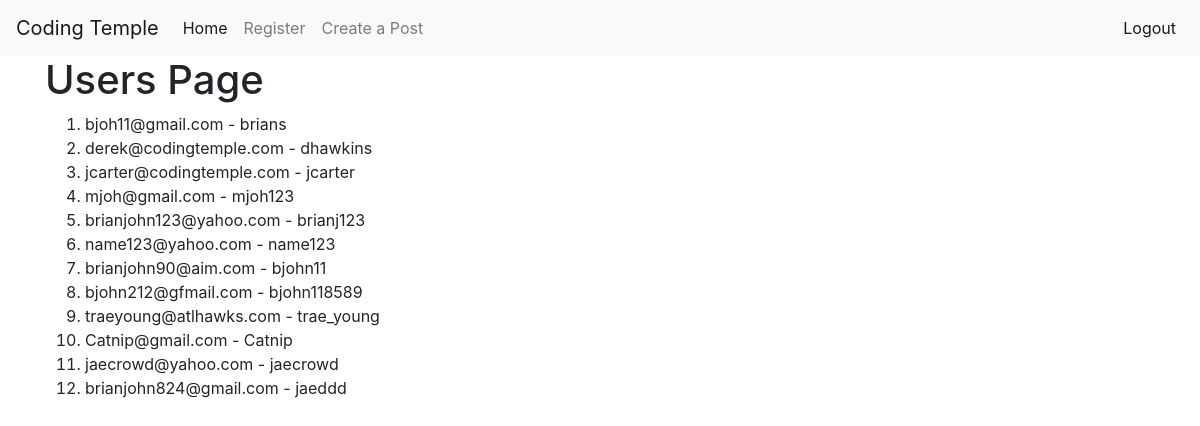
Page /users (signed in) on the committed database.
### app/models.py (models this page shows, shortened)
class User(db.Model, UserMixin):
    id = db.Column(db.Integer, primary_key=True)
    username = db.Column(db.String(100), nullable=False, unique=True)
    email = db.Column(db.String(100), nullable=False, unique=True)
    password = db.Column(db.String(256), nullable=False)
    post = db.relationship('Post', backref='author', lazy=True)

### app/routes.py (the view)
@app.route('/users')
@login_required
def users():
    context = {
        'users': User.query.all()
    }
    return render_template('users.html', **context)

### app/models.py (called while the page is built)
@login.user_loader
def load_user(user_id):
    return User.query.get(int(user_id))

### app/templates/users.html
{% extends 'base.html' %}
{% block content %}
<h1>Users Page</h1>
<ol>
    {% for user in users %}
    <li>{{ user.email }} - {{ user.username }}</li>
    {% endfor %}
</ol>
{% endblock content %}

### app/templates/base.html (shortened to what this page needs)
<!doctype html>
<html lang="en">
<head>
    <link rel="stylesheet" href="https://stackpath.bootstrapcdn.com/bootstrap/4.3.1/css/bootstrap.min.css"
>
</head>
<body>
    {% include 'nav.html' %}
    <div class="container">
        {% block content %}
        {% endblock content%}
    </div>
</body>
</html>

### app/templates/nav.html (shortened to what this page needs)
<nav class="navbar navbar-expand-sm navbar-light bg-light">
    <a class="navbar-brand" href="#">Coding Temple</a>
    <div class="collapse navbar-collapse" id="collapsibleNavId">
        <ul class="navbar-nav mr-auto mt-2 mt-lg-0">
            <li class="nav-item active">
               <a class="nav-link" href="{{ url_for('index') }}">Home <span class="sr-only">(current)</span></a>
            </li>
            <li class="nav-item">
                <a class="nav-link" href="{{ url_for('register') }}">Register</a>
            </li>
            <li class="nav-item">
                <a class="nav-link" href="{{ url_for('createposts') }}">Create a Post</a>
            </li>
        </ul>
        <ul class="navbar-nav m1-auto mt-2 mt-lg-0">
            {% if current_user.is_authenticated%}
            <li class="nav-item active">
                <a class="nav-link" href="{{ url_for('logout') }}">Logout</a>
            </li>
            {% else %}
            <li class="nav-item active">
                <a class="nav-link" href="{{ url_for('login') }}">Login</a>
            </li>
            {% endif %}
        </ul>
    </div>
</nav>

### rows in the picture
User: email "bjoh11@gmail.com", username "brians"
User: email "derek@codingtemple.com", username "dhawkins"
User: email "jcarter@codingtemple.com", username "jcarter"
User: email "mjoh@gmail.com", username "mjoh123"
User: email "brianjohn123@yahoo.com", username "brianj123"
User: email "name123@yahoo.com", username "name123"
User: email "brianjohn90@aim.com", username "bjohn11"
User: email "bjohn212@gfmail.com", username "bjohn118589"
User: email "traeyoung@atlhawks.com", username "trae_young"
User: email "Catnip@gmail.com", username "Catnip"
User: email "jaecrowd@yahoo.com", username "jaecrowd"
User: email "brianjohn824@gmail.com", username "jaeddd"
